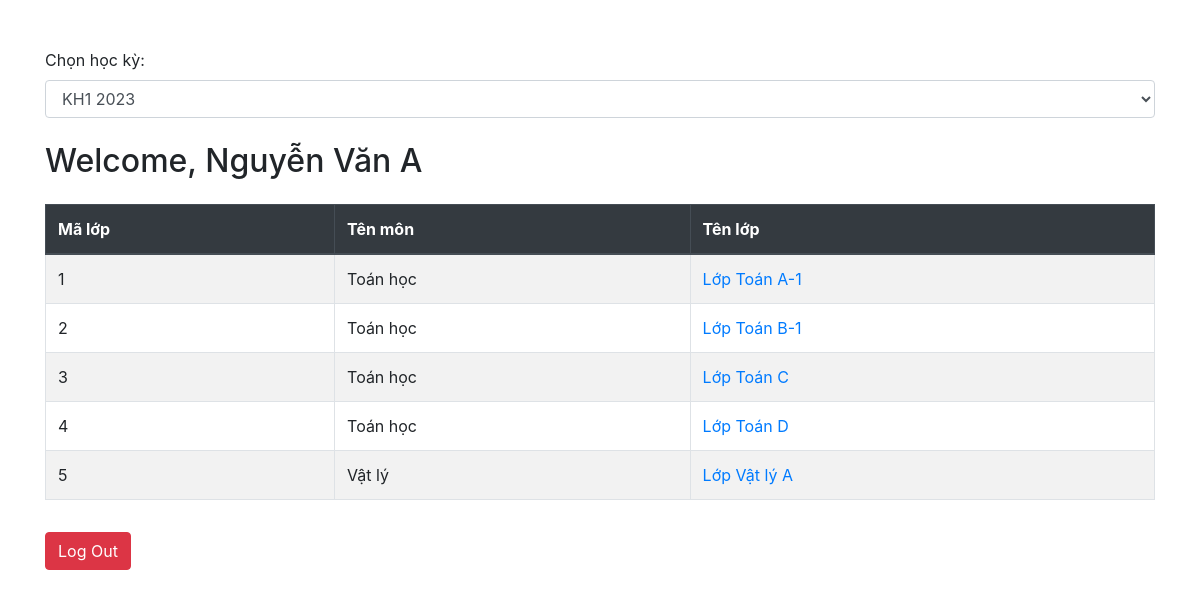
Screenshot of /code/student.php (signed in) with the database file from the repository.
### tables this page shows
CREATE TABLE `student` (
  `student_id` int(11) NOT NULL,
  `username` varchar(255) NOT NULL,
  `password` varchar(255) NOT NULL,
  `fullname` varchar(255) NOT NULL,
  `email` varchar(255) NOT NULL,
  `phone_number` varchar(255) NOT NULL
);

CREATE TABLE `classes` (
  `class_id` int(11) NOT NULL,
  `class_name` varchar(255) NOT NULL,
  `subject_id` int(11) NOT NULL,
  `semester_id` int(11) NOT NULL,
  `teacher_id` int(11) NOT NULL
);

CREATE TABLE `subjects` (
  `subject_id` int(11) NOT NULL,
  `subject_name` varchar(255) NOT NULL
);

### code/student.php (the view, shortened to what this page needs)
<!DOCTYPE html>
<html lang="en">
<head>
    <link rel="stylesheet" href="https://stackpath.bootstrapcdn.com/bootstrap/4.5.2/css/bootstrap.min.css">
</head>
<body>
    <div class="container mt-5">
        <?php include 'connect.php'?>
        <?php
        $u = $_SESSION['username'];
        $semesterSql = "SELECT * FROM semesters";
        $semesterStm = $conn->prepare($semesterSql);
        $semesterStm->execute();
        $semesters = $semesterStm->fetchAll(PDO::FETCH_OBJ);
        $selectedSemesterId = $_POST['semester_id'] ?? $semesters[0]->semester_id;
        $sql = "SELECT stu.fullname , s.subject_name, c.class_name, c.class_id FROM student_classes sc
        INNER JOIN classes c ON sc.class_id = c.class_id
        INNER JOIN subjects s ON c.subject_id = s.subject_id
        INNER JOIN student stu ON sc.student_id = stu.student_id
        INNER JOIN semesters sem ON c.semester_id = sem.semester_id
        WHERE stu.username = ? AND sem.semester_id = ?";
        $arrParam = [$u, $selectedSemesterId];
        $stm = $conn->prepare($sql);
        $stm->execute($arrParam);
        $data = $stm->fetchAll(PDO::FETCH_OBJ);
        $welcomeDisplayed = false;
        ?>
        <form method="post" class="mb-4">
            <div class="form-group">
                <label for="semester_id">Chọn học kỳ:</label>
                <select name="semester_id" id="semester_id" class="form-control" onchange="this.form.submit()">
                    <?php foreach($semesters as $semester) { ?>
                        <option value="<?php echo htmlspecialchars($semester->semester_id) ?>"
                            <?php if ($semester->semester_id == $selectedSemesterId) echo 'selected' ?>>
                            <?php echo htmlspecialchars($semester->semester_name) ?>
                        </option>
                    <?php } ?>
                </select>
            </div>
        </form>
        <?php if (!$welcomeDisplayed && !empty($data)) {
            echo "<h2 class='mb-4 welcome-message'>Welcome, " . htmlspecialchars($data[0]->fullname) . "</h2>";
        } ?>
        <table class="table table-bordered table-striped">
            <thead class="thead-dark">
                <tr>
                    <th>Mã lớp</th>
                    <th>Tên môn</th>
                    <th>Tên lớp</th>
                </tr>
            </thead>
            <tbody>
            <?php foreach($data as $item) { ?>
                <tr>
                    <td><?php echo htmlspecialchars($item->class_id) ?></td>
                    <td><?php echo htmlspecialchars($item->subject_name) ?></td>
                    <td><a href="chitietdiemdanh-sv.php?id=<?php echo htmlspecialchars($item->class_id) ?>"><?php echo htmlspecialchars($item->class_name) ?></a></td>
                </tr>
            <?php } ?>
            </tbody>
        </table>
        <a href="./logout.php" class="btn btn-danger mt-3">Log Out</a>
    </div>
</body>
</html>

### rows the page displays
student: fullname "Nguyễn Văn A", classes.class_id "1", subjects.subject_name "Toán học", classes.class_name "Lớp Toán A-1", classes.class_id "2", classes.class_name "Lớp Toán B-1", classes.class_id "3", classes.class_name "Lớp Toán C", classes.class_id "4", classes.class_name "Lớp Toán D", classes.class_id "5", subjects.subject_name "Vật lý", classes.class_name "Lớp Vật lý A"

### other values shown
form field semester_id "KH1 2023"
